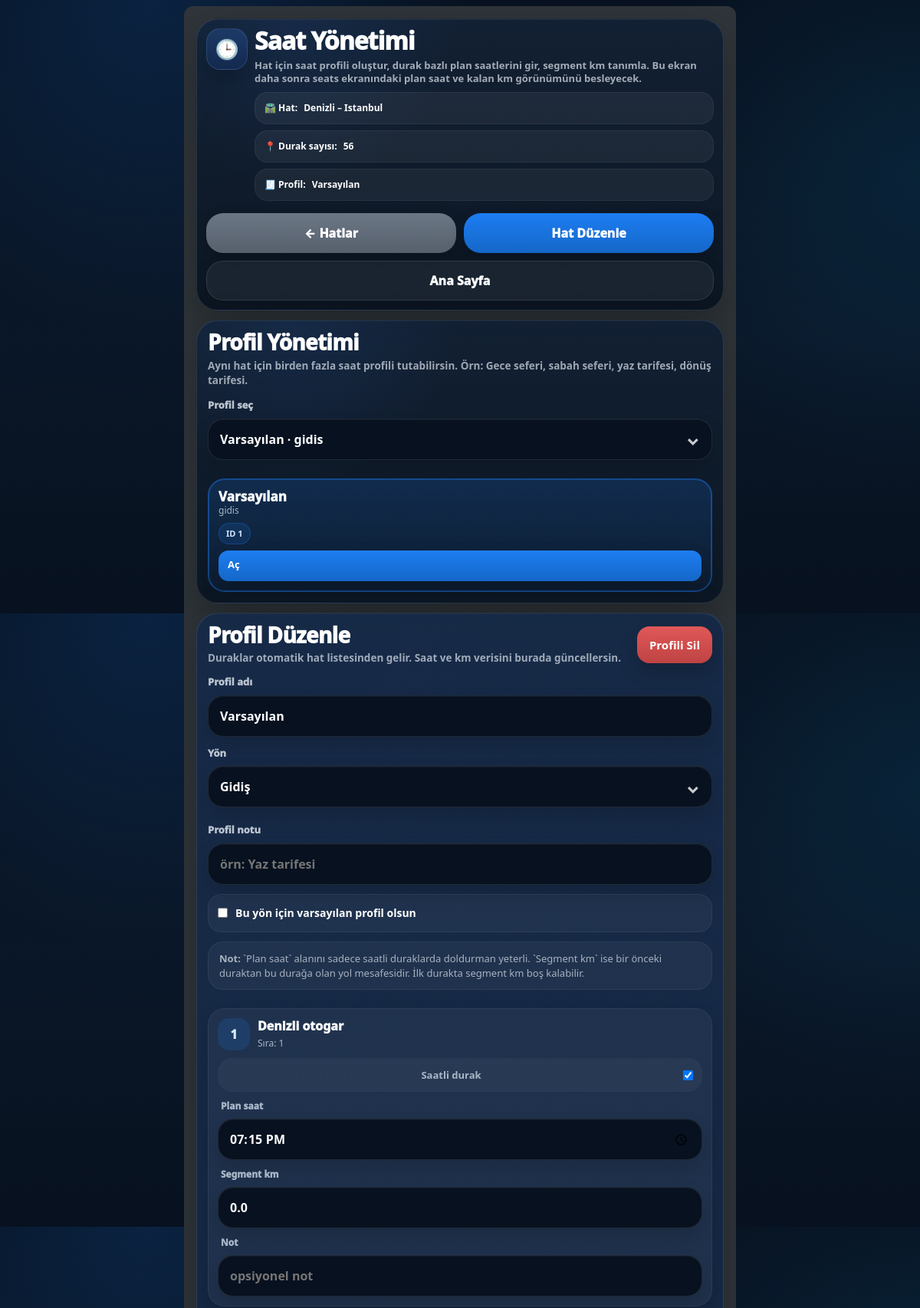
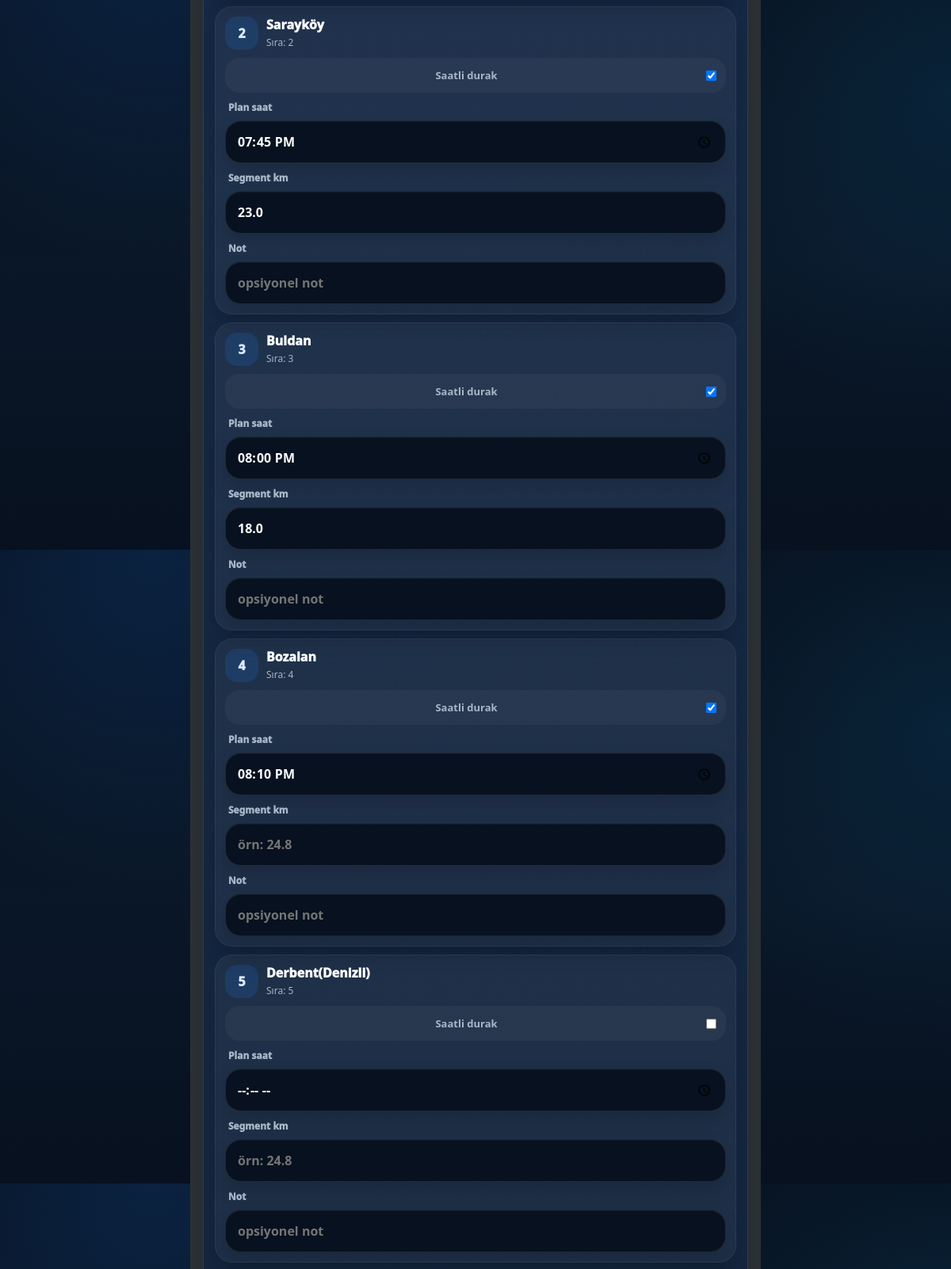
The page /hat/4/saatler (signed in, upper part) on the database its author committed (2 pictures, top to bottom).
### tables this page shows
CREATE TABLE routes(
            id INTEGER PRIMARY KEY,
            name TEXT UNIQUE,
            stops TEXT           -- JSON list (["Durak1","Durak2",...])
        );

CREATE TABLE route_schedule_profiles(
            id INTEGER PRIMARY KEY,
            route_name TEXT NOT NULL,
            title TEXT NOT NULL,
            direction TEXT NOT NULL DEFAULT 'gidis',
            is_default INTEGER NOT NULL DEFAULT 0,
            note TEXT DEFAULT '',
            created_at TEXT DEFAULT (datetime('now','localtime')),
            updated_at TEXT DEFAULT (datetime('now','localtime'))
        );

CREATE TABLE route_schedule_items(
            id INTEGER PRIMARY KEY,
            profile_id INTEGER NOT NULL,
            stop_name TEXT NOT NULL,
            planned_time TEXT DEFAULT '',
            segment_km REAL DEFAULT NULL,
            is_timed INTEGER NOT NULL DEFAULT 0,
            sort_order INTEGER NOT NULL DEFAULT 0,
            note TEXT DEFAULT '',
            created_at TEXT DEFAULT (datetime('now','localtime')),
            updated_at TEXT DEFAULT (datetime('now','localtime')),
            FOREIGN KEY(profile_id) REFERENCES route_schedule_profiles(id) ON DELETE CASCADE
        );

### modules/routes_panel.py (the view, shortened to what this page needs)
    def route_schedule_edit(rid):
        db = get_db()
        route_row = db.execute("SELECT * FROM routes WHERE id=?", (rid,)).fetchone()
        if not route_row:
            return "Hat bulunamadı", 404
        route_name = route_row["name"]
        profiles = schedule_profiles_for_route(route_name)
        selected_profile_id = parse_int(request.args.get("profile_id"), None)
        if not selected_profile_id and profiles:
            default_profile = next((x for x in profiles if int(x.get("is_default", 0) or 0) == 1), None)
            selected_profile_id = (default_profile or profiles[0]).get("id")
        selected_profile = schedule_profile_get(selected_profile_id) if selected_profile_id else None
        editor_rows = schedule_editor_rows(route_name, selected_profile_id)
        return render_template(
            "route_schedule_edit.html",
            route=route_row,
            route_name=route_name,
            profiles=profiles,
            selected_profile=selected_profile,
            editor_rows=editor_rows,
        )

### app.py (called while the page is built)
def ensure_admin_profile_table(db):
    db.execute("""
        CREATE TABLE IF NOT EXISTS admin_profile(
            id INTEGER PRIMARY KEY CHECK(id=1),
            full_name TEXT NOT NULL DEFAULT '',
            phone TEXT NOT NULL DEFAULT '',
            photo_path TEXT NOT NULL DEFAULT '',
            created_at TEXT NOT NULL DEFAULT (datetime('now','localtime')),
            updated_at TEXT NOT NULL DEFAULT (datetime('now','localtime'))
        )
    """)

def get_admin_profile():
    db = get_db()
    ensure_admin_profile_table(db)
    row = db.execute("""
        SELECT id, full_name, phone, photo_path, created_at, updated_at
        FROM admin_profile
        WHERE id=1
    """).fetchone()
    if not row:
        return None
    return {
        "id": row["id"],
        "full_name": row["full_name"] or "",
        "phone": row["phone"] or "",
        "photo_path": row["photo_path"] or "",
        "created_at": row["created_at"],
        "updated_at": row["updated_at"],
    }

def admin_profile_exists():
    prof = get_admin_profile()
    return bool(prof and prof.get("full_name"))

@app.context_processor
def inject_admin_profile():
    try:
        return {"admin_profile": get_admin_profile()}
    except Exception:
        return {"admin_profile": None}

def parse_int(val: Any, default: Optional[int] = 0) -> Optional[int]:
    try:
        return int(val)
    except Exception:
        return default

def get_db() -> sqlite3.Connection:
    if "db" not in g:
        g.db = sqlite3.connect(DB_PATH)
        g.db.row_factory = sqlite3.Row
        g.db.execute("PRAGMA foreign_keys=ON;")
        g.db.execute("PRAGMA journal_mode=WAL;")
    return g.db

def settings_get(key: str, default=None):
    row = get_db().execute("SELECT value FROM settings WHERE key=?", (key,)).fetchone()
    if not row:
        return default
    raw = row["value"]
    try:
        return json.loads(raw)
    except Exception:
        return raw

def get_active_trip() -> Optional[int]:
    row = get_db().execute("SELECT active_trip_id FROM app_state WHERE id=1").fetchone()
    return row["active_trip_id"] if row else None

def get_active_trip_row():
    tid = get_active_trip()
    if not tid:
        return None
    return get_db().execute("SELECT * FROM trips WHERE id=?", (tid,)).fetchone()

def issue_csrf() -> str:
    token = secrets.token_urlsafe(32)
    session["csrf_token"] = token
    return token

### templates/route_schedule_edit.html (shortened to what this page needs)
{% extends "base.html" %}
{% block content %}
<link rel="stylesheet" href="/static/style.css">
<div class="page">
  <section class="glass hero">
    <div class="hero-left">
      <div class="hero-icon">🕒</div>
      <div>
        <h1 class="hero-title">Saat Yönetimi</h1>
        <div class="hero-sub">
          Hat için saat profili oluştur, durak bazlı plan saatlerini gir, segment km tanımla.
          Bu ekran daha sonra seats ekranındaki plan saat ve kalan km görünümünü besleyecek.
        </div>
        <div class="hero-meta">
          <span class="chip">🛣️ Hat: <b>{{ route_name }}</b></span>
          <span class="chip">📍 Durak sayısı: <b>{{ editor_rows|length }}</b></span>
          {% if selected_profile %}
            <span class="chip">🧾 Profil: <b>{{ selected_profile.title }}</b></span>
          {% else %}
            <span class="chip">🧾 Profil: <b>Yeni profil</b></span>
          {% endif %}
        </div>
      </div>
    </div>
    <div class="hero-actions">
      <a href="{{ url_for('routes_list') }}" class="btn gray">← Hatlar</a>
      <a href="{{ url_for('route_edit', rid=route['id']) }}" class="btn blue">Hat Düzenle</a>
      <a href="{{ url_for('index') }}" class="btn ghost">Ana Sayfa</a>
    </div>
  </section>
  <div class="layout">
    <aside class="glass card">
      <h2 class="card-title">Profil Yönetimi</h2>
      <div class="card-sub">
        Aynı hat için birden fazla saat profili tutabilirsin.
        Örn: Gece seferi, sabah seferi, yaz tarifesi, dönüş tarifesi.
      </div>
      <form method="get" action="{{ url_for('route_schedule_edit', rid=route['id']) }}">
        <div class="field">
          <label for="profile_id_pick">Profil seç</label>
        </div>
      </form>
      {% if profiles %}
        <div class="profiles">
          {% for p in profiles %}
            <div class="profile-item {% if selected_profile and p.id == selected_profile.id %}active{% endif %}">
              <div class="profile-top">
                <div>
                  <div class="profile-name">{{ p.title }}</div>
                  <div class="profile-meta">{{ p.direction }}{% if p.note %} · {{ p.note }}{% endif %}</div>
                </div>
              </div>
              <div class="profile-badges">
                <span class="badge blue">ID {{ p.id }}</span>
              </div>
              <a href="{{ url_for('route_schedule_edit', rid=route['id'], profile_id=p.id) }}" class="btn-sm blue">Aç</a>
            </div>
          {% endfor %}
        </div>
      {% else %}
        <div class="empty">Henüz saat profili yok.</div>
      {% endif %}
    </aside>
    <section class="glass card">
      <div class="section-head">
        <div>
          <h2 class="section-title">
            {% if selected_profile %}
              Profil Düzenle
            {% else %}
              Yeni Profil
            {% endif %}
          </h2>
          <div class="card-sub" style="margin:6px 0 0">
            Duraklar otomatik hat listesinden gelir. Saat ve km verisini burada güncellersin.
          </div>
        </div>
        <div class="section-right">
          {% if selected_profile %}
            <form method="post" action="{{ url_for('route_schedule_edit', rid=route['id']) }}" onsubmit="return confirm('Bu saat profili silinsin mi?')">
              <button type="submit" class="btn red">Profili Sil</button>
            </form>
          {% endif %}
        </div>
      </div>
      <form method="post" action="{{ url_for('route_schedule_edit', rid=route['id']) }}">
        <div class="field">
          <label for="title">Profil adı</label>
          <input
            id="title"
            type="text"
            name="title"
            placeholder="örn: Gece Seferi"
            value="{{ selected_profile.title if selected_profile else 'Varsayılan' }}"
            required>
        </div>
        <div style="display:grid;grid-template-columns:1fr 1fr;gap:12px;">
          <div class="field">
            <label for="direction">Yön</label>
              {% set dirv = selected_profile.direction if selected_profile else 'gidis' %}
          </div>
          <div class="field">
            <label for="profile_note">Profil notu</label>
            <input
              id="profile_note"
              type="text"
              name="profile_note"
              placeholder="örn: Yaz tarifesi"
              value="{{ selected_profile.note if selected_profile else '' }}">
          </div>
        </div>
        <div class="toggle">
          <input
            id="is_default"
            type="checkbox"
            name="is_default"
            value="1"
            {% if selected_profile and selected_profile.is_default %}checked{% endif %}>
          <label for="is_default">Bu yön için varsayılan profil olsun</label>
        </div>
        <div class="muted-box">
          <b>Not:</b> `Plan saat` alanını sadece saatli duraklarda doldurman yeterli.
          `Segment km` ise bir önceki duraktan bu durağa olan yol mesafesidir.
          İlk durakta segment km boş kalabilir.
        </div>
        <div class="table-wrap" style="margin-top:14px;">
          <table>
            <tbody>
              {% for row in editor_rows %}
                <tr>
                  <td class="center">
                    {{ loop.index }}
                  </td>
                  <td class="stop-cell">
                    <div class="stop-name">{{ row.stop_name }}</div>
                    <div class="stop-sub">Sıra: {{ loop.index }}</div>
                  </td>
                  <td class="center">
                    <input
                      type="checkbox"
                      name="is_timed"
                      value="{{ row.stop_name }}"
                      {% if row.is_timed %}checked{% endif %}>
                  </td>
                  <td>
                    <input
                      class="mini-input"
                      type="time"
                      name="planned_time"
                      value="{{ row.planned_time }}">
                  </td>
                  <td>
                    <input
                      class="mini-input"
                      type="number"
                      step="0.1"
                      min="0"
                      name="segment_km"
                      placeholder="örn: 24.8"
                      value="{{ row.segment_km if row.segment_km is not none else '' }}">
                  </td>
                  <td>
                    <input
                      class="mini-note"
                      type="text"
                      name="item_note"
                      placeholder="opsiyonel not"
                      value="{{ row.note }}">
                  </td>
                </tr>
              {% endfor %}
            </tbody>
          </table>
        </div>
      </form>
    </section>
  </div>
</div>
{% endblock %}

### templates/base.html (shortened to what this page needs)
<!doctype html>
<html lang="tr">
<head>
  <link rel="stylesheet" href="{{ url_for('static', filename='vendor/bootstrap/bootstrap.min.css') }}">
  <link rel="stylesheet" href="{{ url_for('static', filename='vendor/icons.css') }}">
  <link rel="stylesheet" href="{{ url_for('static', filename='css/style.css', v='3') }}">
</head>
<body>
  {% block content %}{% endblock %}
</body>
</html>

### static/style.css (style rules this page uses)
.page { max-width: 420px; margin: 12px auto; background:#2f353a; padding:16px; border-radius:12px; color:#fff; }

### rows shown on the page
routes: name "Denizli – İstanbul"
route_schedule_profiles: title "Varsayılan", direction "gidis", id "1"
route_schedule_items: stop_name "Denizli otogar", is_timed "☑", planned_time "19:15", segment_km "0.0"
route_schedule_items: stop_name "Sarayköy", is_timed "☑", planned_time "19:45", segment_km "23.0"
route_schedule_items: stop_name "Buldan", is_timed "☑", planned_time "20:00", segment_km "18.0"
route_schedule_items: stop_name "Bozalan", is_timed "☑", planned_time "20:10"
route_schedule_items: stop_name "Derbent(Denizli)"

### other values the page prints
{{ editor_rows|length }} "56"
